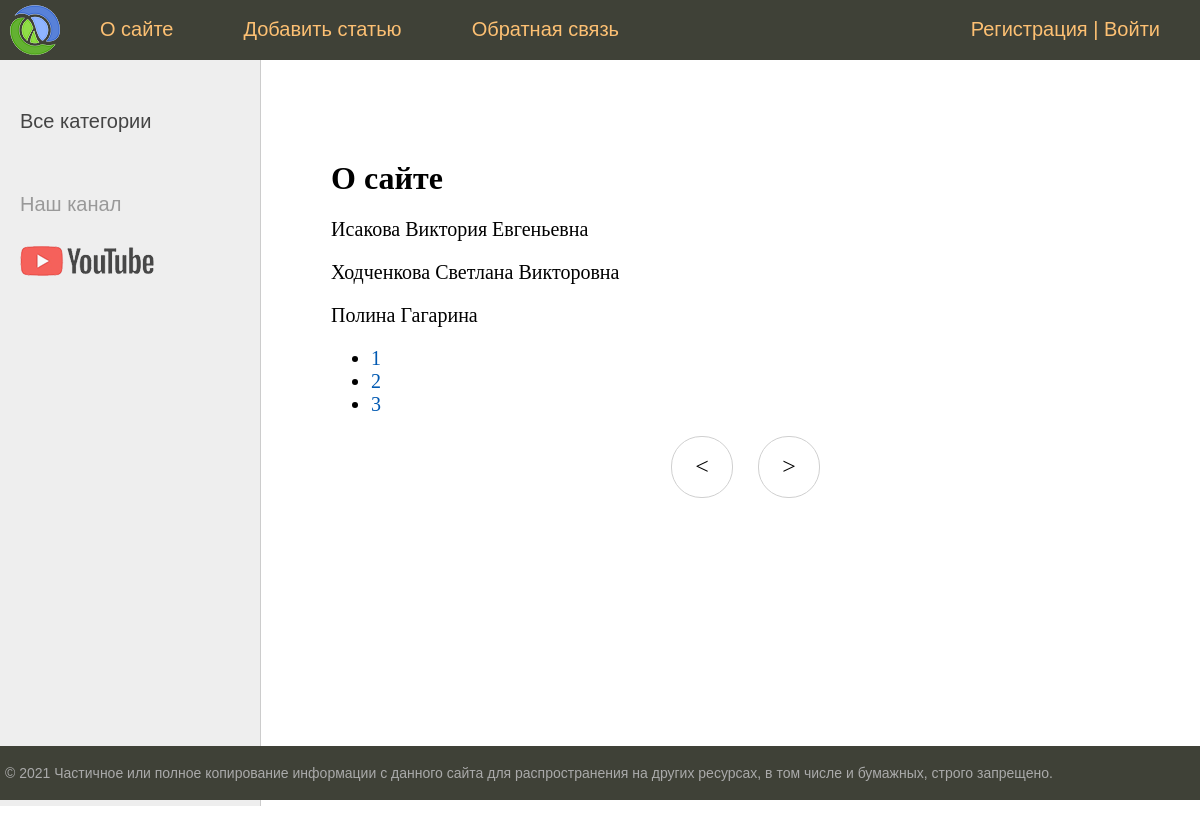
/about/?page=2, run on the app's committed database.
### women/models.py (models this page shows, shortened)
class Women(models.Model):
    title = models.CharField(max_length=255, verbose_name='Заголовок')
    content = models.TextField(blank=True, verbose_name='Текст')
    photo = models.ImageField(upload_to='photos/%Y/%m/%d/', verbose_name='Изображение')
    time_create = models.DateTimeField(auto_now_add=True, verbose_name='Время создания')
    time_update = models.DateTimeField(auto_now=True, verbose_name='Время обновления')
    is_published = models.BooleanField(default=True, verbose_name='Опубликовать')
    slug = models.SlugField(max_length=255, unique=True, db_index=True, verbose_name='URL')
    cat = models.ForeignKey(
        'Category',
        on_delete=models.PROTECT,
        verbose_name='Категория'
    )
    def __str__(self):
        return self.title
    class Meta:
        verbose_name = 'Известные женщины'
        verbose_name_plural = 'Известные женщины'
        ordering = ['time_create', 'title']

### women/views.py (the view)
# urls.py: path('about/', about, name='about'),
def about(request):
    contact_list = Women.objects.all()
    paginator = Paginator(contact_list, 3)
    page_number = request.GET.get('page')
    page_obj = paginator.get_page(page_number)
    return render(request, 'women/about.html', {
        'page_obj': page_obj,
        'menu': menu,
        'title': 'О сайте'}
                  )

### women/templates/women/about.html
{% extends 'women/base.html' %}
{% block content %}
<h1>{{title}}</h1>
{% for contact in page_obj %}
    <p>{{ contact }}</p>
{% endfor %}
    <nav>
    <ul>
        {% for p in page_obj.paginator.page_range %}
        <li>
            <a href="?page={{ p }}">{{ p }}</a>
        </li>
        {% endfor %}
    </ul>
    </nav>
{% endblock %}

### women/static/women/css/styles.css (style rules this page uses)
html, body { font-family: 'Arial'; margin: 0; padding: 0; height: 100%; width: 100%; color: #444; }
a { color: #0059b2; text-decoration: none; }
.content-text h1 { font-size: 32px; }

### data on the page
Women: title "Исакова Виктория Евгеньевна"
Women: title "Ходченкова Светлана Викторовна"
Women: title "Полина Гагарина"

### other printed values
{{ m.title }} "О сайте" "Добавить статью" "Обратная связь"
{{ title }} "О сайте"
{{ p }} "1" "2" "3"
